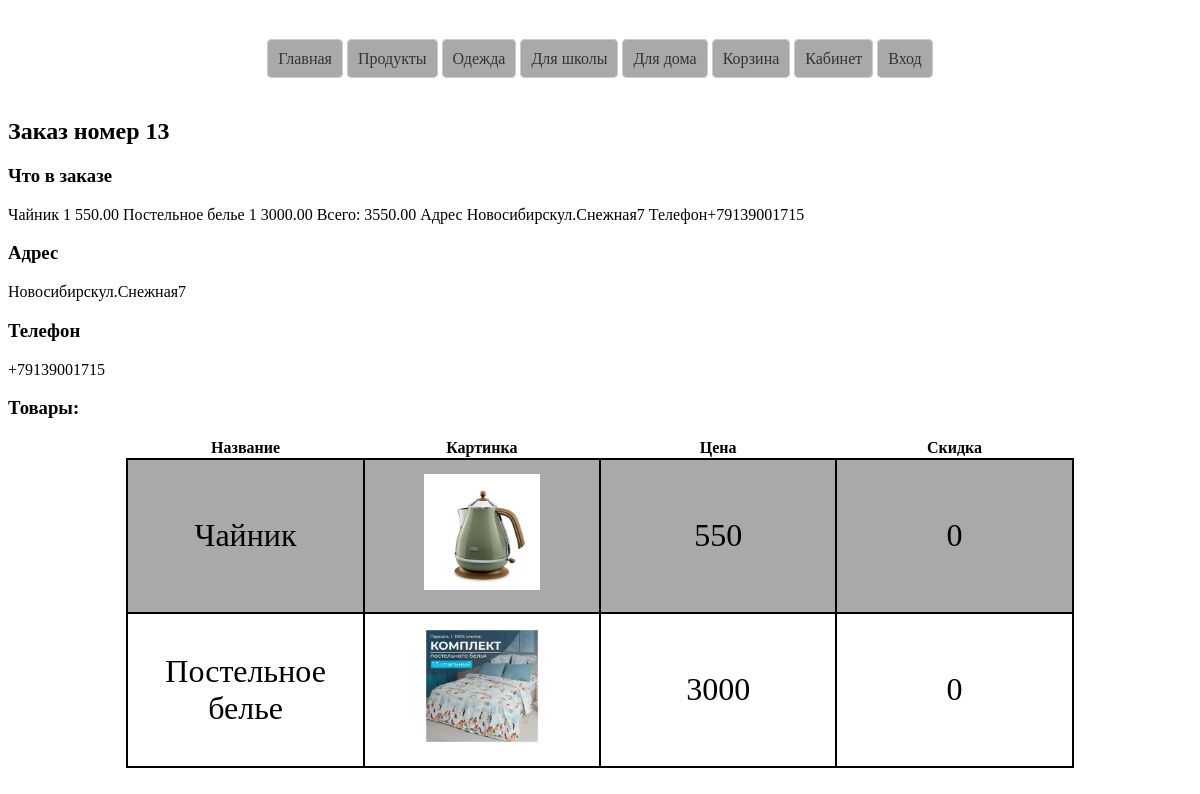
The app's page /myzakaz/13/ with its own data.
### app/models.py (models this page shows, shortened)
class Order(models.Model):
    STAT = (('в сборке','в сборке'),('в пути','в пути'),('доставлен','доставлен'))
    user = models.ForeignKey(to=User, on_delete=models.CASCADE)
    adres = models.CharField(max_length=100,verbose_name='Адрес')
    tel = models.CharField(max_length=100,verbose_name='Телефон')
    items = models.ManyToManyField(to=Tovar)
    zakaz = models.TextField(verbose_name='Заказ')
    status = models.CharField(choices=STAT,max_length=100)
    total = models.DecimalField(verbose_name='Итог',
                                max_digits=8,
                                decimal_places=2, blank=True,null=True)

class Tovar(models.Model):
    STAT = (('П', 'Продукты'), ('О', 'Одежда'), ('Ш', 'Для шлолы'),('Д','Для дома'))
    name = models.CharField(max_length=100,
                            verbose_name='Название')
    price = models.IntegerField(verbose_name='Цена')
    image = models.FileField(verbose_name='Картинка',
                             upload_to='img/',
                             blank=True, null=True)
    discount = models.IntegerField(verbose_name='Скидка',
                                 default=0)
    category = models.CharField(choices=STAT, max_length=100,
                                blank=True,null=True)

### app/views.py (the view)
# urls.py: path('myzakaz/<int:itemid>/',views.myzakaz,name='myzakaz'),
def myzakaz(req,itemid):
    item = Order.objects.get(id=itemid)
    data = {'item':item}
    return render(req,'myzakaz.html',data)

### templates/myzakaz.html
{% extends 'index.html'%}
{% load static %}
{% block content %}
<h2>Заказ номер {{ item.id }}</h2>
    <h3>Что в заказе</h3>
    <p>{{ item.zakaz }}</p>
    <h3>Адрес</h3>
    <p>{{ item.adres }}</p>
    <h3>Телефон</h3>
    <p>{{ item.tel }}</p>
    <h3>Товары:</h3>
    <table>
        <tr>
            <th>Название</th>
            <th>Картинка</th>
            <th>Цена</th>
            <th>Скидка</th>
        </tr>
        {% for one in item.items.all %}
            <tr>
            <td>{{ one.name }}</td>
            <td>
                <img src="{% static   one.image  %}" alt=""></td>
            <td>{{ one.price }}</td>
            <td>{{ one.discount }}</td>
            </tr>
        {% endfor %}
    </table>
{% endblock %}

### app/static/css/1.css (style rules this page uses)
table { border-collapse: collapse; width: 80% ; margin: auto; }
table td { width: 20%; text-align: center; font-size: 2em; border: 2px solid black; height: 150px; }
table img { width: 50%; }
table tr:nth-child(even) { background-color: darkgrey; }

### records on screen
Order: id "13", zakaz "Чайник 1 550.00 Постельное белье 1 3000.00 Всего: 3550.00 Адрес Новосибирскул.Снежная7 Телефон+79139001715", adres "Новосибирскул.Снежная7", tel "+79139001715"
Tovar: name "Чайник", image (picture), price "550", discount "0"
Tovar: name "Постельное белье", image (picture), price "3000", discount "0"
